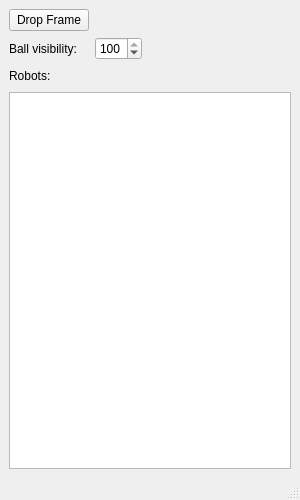
<?xml version="1.0" encoding="UTF-8"?>
<ui version="4.0">
 <class>SimControl</class>
 <widget class="QMainWindow" name="SimControl">
  <property name="geometry">
   <rect>
    <x>0</x>
    <y>0</y>
    <width>300</width>
    <height>500</height>
   </rect>
  </property>
  <property name="windowTitle">
   <string>Simulator</string>
  </property>
  <widget class="QWidget" name="centralwidget">
   <layout class="QVBoxLayout" name="verticalLayout">
    <item>
     <layout class="QHBoxLayout" name="horizontalLayout_2">
      <item>
       <layout class="QGridLayout" name="gridLayout">
        <item row="0" column="0">
         <widget class="QPushButton" name="dropFrame">
          <property name="text">
           <string>Drop Frame</string>
          </property>
         </widget>
        </item>
        <item row="1" column="0">
         <widget class="QLabel" name="label">
          <property name="text">
           <string>Ball visibility:</string>
          </property>
         </widget>
        </item>
        <item row="1" column="1">
         <widget class="QSpinBox" name="ballVisibility">
          <property name="maximum">
           <number>100</number>
          </property>
          <property name="value">
           <number>100</number>
          </property>
         </widget>
        </item>
       </layout>
      </item>
      <item>
       <spacer name="horizontalSpacer_2">
        <property name="orientation">
         <enum>Qt::Horizontal</enum>
        </property>
        <property name="sizeHint" stdset="0">
         <size>
          <width>40</width>
          <height>20</height>
         </size>
        </property>
       </spacer>
      </item>
     </layout>
    </item>
    <item>
     <layout class="QHBoxLayout" name="horizontalLayout">
      <item>
       <widget class="QLabel" name="label_2">
        <property name="text">
         <string>Robots:</string>
        </property>
       </widget>
      </item>
      <item>
       <spacer name="horizontalSpacer">
        <property name="orientation">
         <enum>Qt::Horizontal</enum>
        </property>
        <property name="sizeHint" stdset="0">
         <size>
          <width>40</width>
          <height>20</height>
         </size>
        </property>
       </spacer>
      </item>
     </layout>
    </item>
    <item>
     <widget class="QTableView" name="robotTable">
      <property name="selectionMode">
       <enum>QAbstractItemView::SingleSelection</enum>
      </property>
     </widget>
    </item>
   </layout>
  </widget>
  <widget class="QMenuBar" name="menubar">
   <property name="geometry">
    <rect>
     <x>0</x>
     <y>0</y>
     <width>300</width>
     <height>25</height>
    </rect>
   </property>
  </widget>
  <widget class="QStatusBar" name="statusbar"/>
 </widget>
 <resources/>
 <connections/>
</ui>
